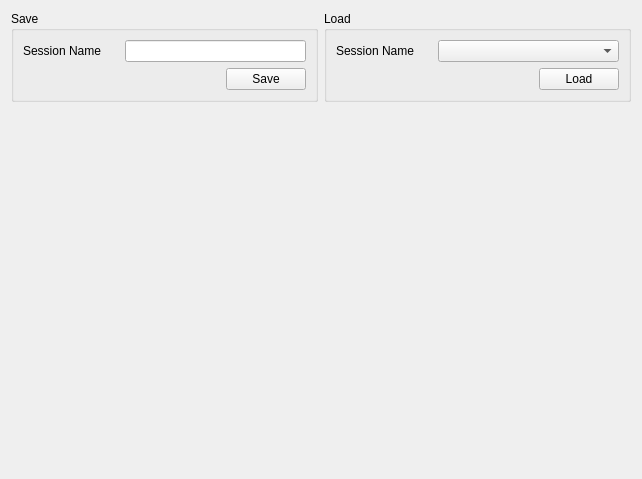
      <widget class="QWidget" name="tab_6">
       <attribute name="title">
        <string>Sessions</string>
       </attribute>
       <layout class="QGridLayout" name="gridLayout_13">
        <item row="0" column="0">
         <widget class="QGroupBox" name="groupBox_3">
          <property name="title">
           <string>Save</string>
          </property>
          <layout class="QGridLayout" name="gridLayout_12">
           <item row="0" column="0">
            <widget class="QLabel" name="label_4">
             <property name="text">
              <string>Session Name</string>
             </property>
            </widget>
           </item>
           <item row="0" column="1" colspan="2">
            <widget class="QLineEdit" name="lineEdit_2"/>
           </item>
           <item row="1" column="0" colspan="2">
            <spacer name="horizontalSpacer_4">
             <property name="orientation">
              <enum>Qt::Horizontal</enum>
             </property>
             <property name="sizeHint" stdset="0">
              <size>
               <width>197</width>
               <height>20</height>
              </size>
             </property>
            </spacer>
           </item>
           <item row="1" column="2">
            <widget class="QPushButton" name="pushButton_3">
             <property name="text">
              <string>Save</string>
             </property>
            </widget>
           </item>
          </layout>
         </widget>
        </item>
        <item row="0" column="1">
         <widget class="QGroupBox" name="groupBox_2">
          <property name="title">
           <string>Load</string>
          </property>
          <layout class="QGridLayout" name="gridLayout_11">
           <item row="0" column="0">
            <widget class="QLabel" name="label_3">
             <property name="text">
              <string>Session Name</string>
             </property>
            </widget>
           </item>
           <item row="0" column="1" colspan="2">
            <widget class="QComboBox" name="comboBox_11"/>
           </item>
           <item row="1" column="0" colspan="2">
            <spacer name="horizontalSpacer_3">
             <property name="orientation">
              <enum>Qt::Horizontal</enum>
             </property>
             <property name="sizeHint" stdset="0">
              <size>
               <width>197</width>
               <height>20</height>
              </size>
             </property>
            </spacer>
           </item>
           <item row="1" column="2">
            <widget class="QPushButton" name="pushButton_2">
             <property name="text">
              <string>Load</string>
             </property>
            </widget>
           </item>
          </layout>
         </widget>
        </item>
        <item row="1" column="0" colspan="2">
         <spacer name="verticalSpacer_8">
          <property name="orientation">
           <enum>Qt::Vertical</enum>
          </property>
          <property name="sizeHint" stdset="0">
           <size>
            <width>20</width>
            <height>366</height>
           </size>
          </property>
         </spacer>
        </item>
       </layout>
      </widget>
